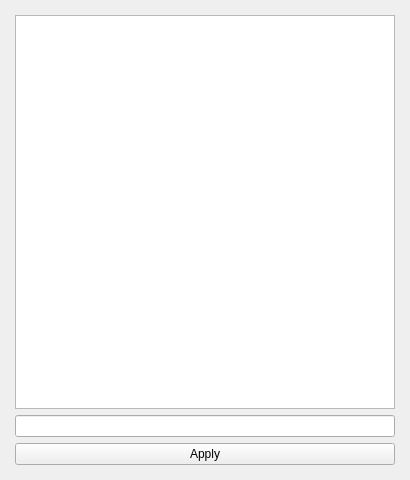
<?xml version="1.0" encoding="UTF-8"?>
<ui version="4.0">
 <class>dlgDetachBarcode</class>
 <widget class="QWidget" name="dlgDetachBarcode">
  <property name="geometry">
   <rect>
    <x>0</x>
    <y>0</y>
    <width>410</width>
    <height>480</height>
   </rect>
  </property>
  <property name="minimumSize">
   <size>
    <width>410</width>
    <height>480</height>
   </size>
  </property>
  <property name="windowTitle">
   <string>Detach Barcode</string>
  </property>
  <layout class="QVBoxLayout" name="verticalLayout_dlgDetachBarcode">
   <property name="leftMargin">
    <number>6</number>
   </property>
   <property name="topMargin">
    <number>6</number>
   </property>
   <property name="rightMargin">
    <number>6</number>
   </property>
   <property name="bottomMargin">
    <number>6</number>
   </property>
   <item>
    <widget class="QWidget" name="widget_Detach_Barcode" native="true">
     <layout class="QVBoxLayout" name="verticalLayout_widget_Detach_Barcode">
      <item>
       <widget class="QListWidget" name="listWidget_Barcodes">
        <property name="defaultDropAction">
         <enum>Qt::IgnoreAction</enum>
        </property>
        <property name="alternatingRowColors">
         <bool>true</bool>
        </property>
       </widget>
      </item>
      <item>
       <widget class="QLineEdit" name="lineEdit_Barcode">
        <property name="maxLength">
         <number>13</number>
        </property>
       </widget>
      </item>
      <item>
       <widget class="themePushButton" name="pushButton_Apply">
        <property name="text">
         <string>Apply</string>
        </property>
        <property name="icon">
         <iconset resource="resources.qrc">
          <normaloff>:/icon/icons/confirm.svgz</normaloff>:/icon/icons/confirm.svgz</iconset>
        </property>
       </widget>
      </item>
     </layout>
    </widget>
   </item>
  </layout>
 </widget>
 <customwidgets>
  <customwidget>
   <class>themePushButton</class>
   <extends>QPushButton</extends>
   <header>theme.hpp</header>
  </customwidget>
 </customwidgets>
 <resources>
  <include location="resources.qrc"/>
 </resources>
 <connections/>
</ui>
